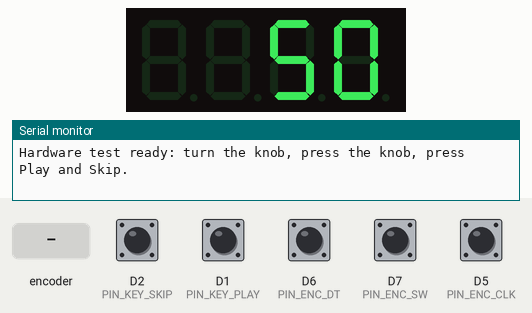
This sketch was run on a simulated ESP8266 (NodeMCU). On the bench: 4-digit seven-segment display, the last lines printed to the serial monitor. The inputs (shaded band) are chosen by the test bench; at power-on: D1 (PIN_KEY_PLAY), D2 (PIN_KEY_SKIP), D5 (PIN_ENC_CLK), D6 (PIN_ENC_DT), D7 (PIN_ENC_SW) HIGH.

Above: at 1.5 s.
1.6 s: D2 (PIN_KEY_SKIP) pulled LOW for 0.15 s
At 2.4 s:
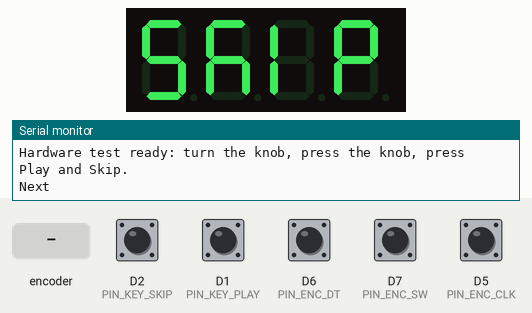
4.1 s: D1 (PIN_KEY_PLAY) pulled LOW for 0.15 s
At 5.0 s:
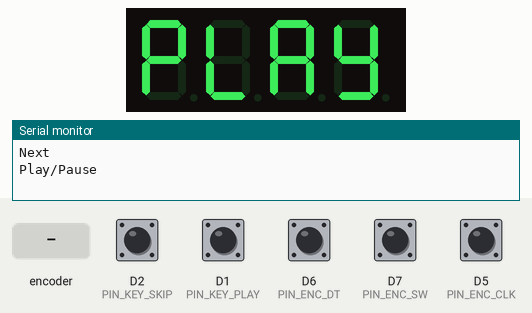
6.6 s: D7 (PIN_ENC_SW) pulled LOW for 0.15 s
At 7.5 s:
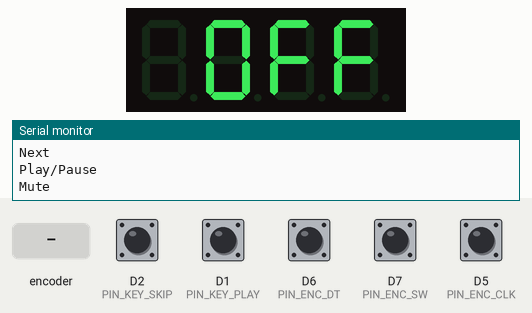
8.3 s: D2 (PIN_KEY_SKIP) pulled LOW for 1 s
At 9.7 s:
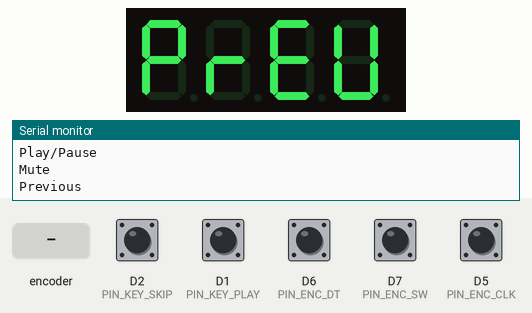
11.4 s: D7 (PIN_ENC_SW) pulled LOW for 3.2 s
At 13.6 s:
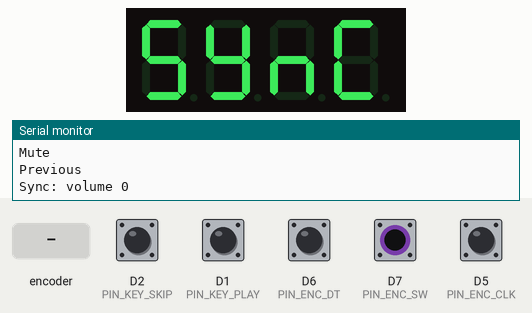
16.1 s: rotary encoder on D5 (PIN_ENC_CLK) / D6 (PIN_ENC_DT) turned 3 steps (first pin leading)
At 17.7 s:
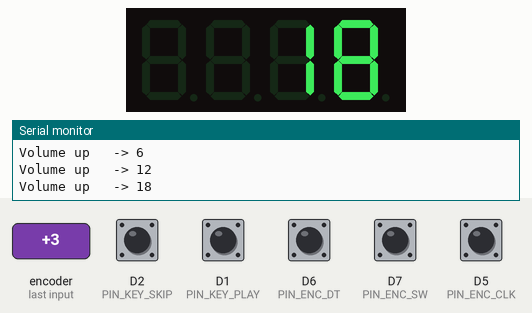
Timing chart, 0 to 19.2 s (numbered marks = the images above; inputs shaded):
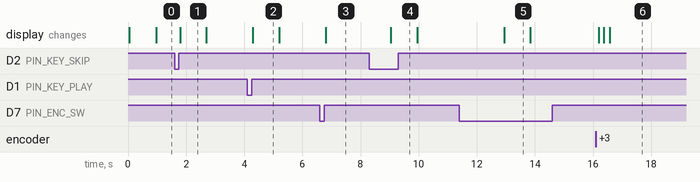

The sketch:

esp8266_hardware_test.ino
```cpp
/*
  Modular Control Panel — hardware test for the ESP-12E DevKit V2 (ESP8266)
  ENGR 1101

  Use this while the QT Py ships. The ESP8266 has no Bluetooth, so it cannot
  control a speaker, but it proves the wiring and the input/display logic:
    - Turn the knob: the display counts 0..100 and Serial prints "Volume up/down".
    - Press the knob: display shows OFF (mute) / the number again.
    - Hold the knob 1.5 s: SYnC, volume resets to 0.
    - Play key: PLAY.   Skip key: tap = SKIP, hold 0.7 s = PrEV.

  Board:   "NodeMCU 1.0 (ESP-12E Module)" from the esp8266 board package
  Library: "TM1637" by Avishay Orpaz (TM1637Display.h)
  Serial Monitor: 115200 baud
*/

#include <TM1637Display.h>

// ---------------- Pins (silkscreen names on the DevKit) ----------------
// D3 and D4 must be HIGH at boot. The TM1637 lines idle high, so they are safe there.
const uint8_t PIN_ENC_CLK  = D5;   // KY-040 CLK
const uint8_t PIN_ENC_DT   = D6;   // KY-040 DT
const uint8_t PIN_ENC_SW   = D7;   // KY-040 SW (INPUT_PULLUP, R1 is empty on the module)
const uint8_t PIN_KEY_PLAY = D1;   // switch to GND
const uint8_t PIN_KEY_SKIP = D2;   // switch to GND
const uint8_t PIN_TM_CLK   = D3;   // TM1637 CLK
const uint8_t PIN_TM_DIO   = D4;   // TM1637 DIO
// Power: KY-040 "+" and TM1637 VCC to 3V3, GND to GND.

const int8_t   ENC_STEPS_PER_DETENT = 4;
const bool     ENC_REVERSE          = false;
const uint8_t  VOL_STEP_PERCENT     = 6;
const uint16_t DEBOUNCE_MS          = 25;
const uint16_t SKIP_HOLD_MS         = 700;
const uint16_t SYNC_HOLD_MS         = 1500;
const uint16_t WORD_SHOW_MS         = 900;

TM1637Display display(PIN_TM_CLK, PIN_TM_DIO);

const uint8_t W_PLAY[] = {0x73, 0x38, 0x77, 0x6E};
const uint8_t W_SKIP[] = {0x6D, 0x75, 0x30, 0x73};
const uint8_t W_PREV[] = {0x73, 0x50, 0x79, 0x3E};
const uint8_t W_SYNC[] = {0x6D, 0x6E, 0x54, 0x39};
const uint8_t W_OFF[]  = {0x00, 0x3F, 0x71, 0x71};
const uint8_t W_TEST[] = {0x78, 0x79, 0x6D, 0x78};  // tESt

volatile int8_t  encAccum = 0;
volatile int16_t encDetents = 0;
volatile uint8_t encPrev = 0;
const int8_t QUAD_TABLE[16] = {0, -1, 1, 0, 1, 0, 0, -1, -1, 0, 0, 1, 0, 1, -1, 0};

void IRAM_ATTR onEncoderChange() {
  uint8_t now = (digitalRead(PIN_ENC_CLK) << 1) | digitalRead(PIN_ENC_DT);
  int8_t step = QUAD_TABLE[(encPrev << 2) | now];
  encPrev = now;
  if (step == 0) return;
  encAccum += step;
  if (encAccum >= ENC_STEPS_PER_DETENT)       { encDetents++; encAccum = 0; }
  else if (encAccum <= -ENC_STEPS_PER_DETENT) { encDetents--; encAccum = 0; }
}

int16_t takeDetents() {
  noInterrupts();
  int16_t d = encDetents;
  encDetents = 0;
  interrupts();
  return ENC_REVERSE ? -d : d;
}

struct Button {
  uint8_t  pin;
  uint16_t holdMs;
  bool     stable = false;
  bool     lastRaw = false;
  uint32_t changedAt = 0;
  uint32_t pressedAt = 0;
  bool     holdFired = false;

  uint8_t update(uint32_t now) {
    bool raw = digitalRead(pin) == LOW;
    if (raw != lastRaw) { lastRaw = raw; changedAt = now; }
    if (now - changedAt < DEBOUNCE_MS) return 0;
    if (raw != stable) {
      stable = raw;
      if (stable) { pressedAt = now; holdFired = false; return 0; }
      return holdFired ? 0 : 1;
    }
    if (stable && !holdFired && holdMs && now - pressedAt >= holdMs) { holdFired = true; return 2; }
    return 0;
  }
};

Button knobBtn{PIN_ENC_SW,   SYNC_HOLD_MS};
Button playBtn{PIN_KEY_PLAY, 0};
Button skipBtn{PIN_KEY_SKIP, SKIP_HOLD_MS};

int volume = 50;
bool muted = false;
uint32_t wordUntil = 0;
bool wordShowing = false;

void showWord(const uint8_t* w, uint32_t now) { display.setSegments(w); wordUntil = now + WORD_SHOW_MS; wordShowing = true; }

void refreshDisplay(uint32_t now) {
  static int lastShown = -2;
  if (now < wordUntil) return;
  bool dirty = wordShowing;
  wordShowing = false;
  int want = muted ? -1 : volume;
  if (!dirty && want == lastShown) return;
  lastShown = want;
  if (want == -1) display.setSegments(W_OFF);
  else display.showNumberDec(want, false);
}

void setup() {
  Serial.begin(115200);
  delay(50);
  pinMode(PIN_ENC_CLK, INPUT_PULLUP);
  pinMode(PIN_ENC_DT, INPUT_PULLUP);
  pinMode(PIN_ENC_SW, INPUT_PULLUP);
  pinMode(PIN_KEY_PLAY, INPUT_PULLUP);
  pinMode(PIN_KEY_SKIP, INPUT_PULLUP);
  encPrev = (digitalRead(PIN_ENC_CLK) << 1) | digitalRead(PIN_ENC_DT);
  attachInterrupt(digitalPinToInterrupt(PIN_ENC_CLK), onEncoderChange, CHANGE);
  attachInterrupt(digitalPinToInterrupt(PIN_ENC_DT), onEncoderChange, CHANGE);

  display.setBrightness(5, true);
  showWord(W_TEST, millis());
  Serial.println();
  Serial.println("Hardware test ready: turn the knob, press the knob, press Play and Skip.");
}

void loop() {
  uint32_t now = millis();

  int16_t d = takeDetents();
  while (d != 0) {
    if (d > 0) { volume = min(100, volume + VOL_STEP_PERCENT); d--; Serial.printf("Volume up   -> %d\n", volume); }
    else       { volume = max(0,   volume - VOL_STEP_PERCENT); d++; Serial.printf("Volume down -> %d\n", volume); }
    muted = false;
    wordUntil = 0;
  }

  switch (knobBtn.update(now)) {
    case 1: muted = !muted; Serial.println(muted ? "Mute" : "Unmute"); break;
    case 2: showWord(W_SYNC, now); volume = 0; muted = false; Serial.println("Sync: volume 0"); break;
  }
  if (playBtn.update(now) == 1) { showWord(W_PLAY, now); Serial.println("Play/Pause"); }
  switch (skipBtn.update(now)) {
    case 1: showWord(W_SKIP, now); Serial.println("Next"); break;
    case 2: showWord(W_PREV, now); Serial.println("Previous"); break;
  }

  refreshDisplay(now);
  delay(2);
}
```

Measured:
- after the input at 1.6 s, the display: changes after 0.20 s (image 1)
- after the input at 4.1 s, the display: changes after 0.20 s (image 2)
- after the input at 6.6 s, the display: changes after 0.20 s (image 3)
- after the input at 8.3 s, the display: changes after 0.75 s (image 4)
- after the input at 11.4 s, the display: changes after 1.5 s (image 5)
- after the input at 16.1 s, the display: first changes after 0.10 s (image 6 shows a later state)
- what the display in image 1 shows lasts 0.9 s, from 1.8 s to 2.7 s
